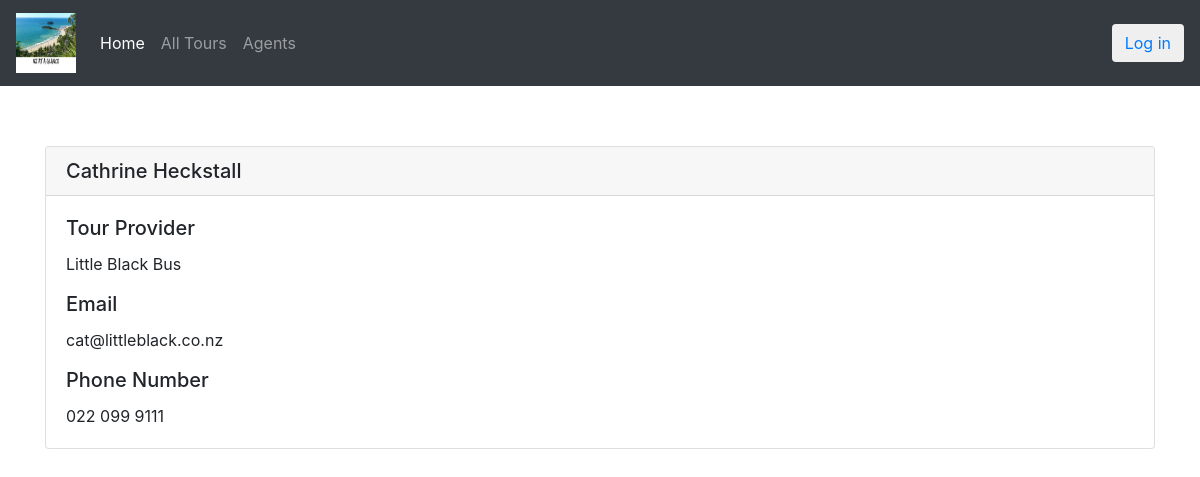
/agents/3/, run on the app's committed database.
### home/models.py (models this page shows, shortened)
class Agent(models.Model):
    PROVIDER_CHOICES = [
        ('NZ BEST', 'NZ Best Tour Company'),
        ('NZ First', 'New Zealand First'),
        ('Little Black Bus', 'Little Black Individual Tours')
    ]
    first_name = models.CharField(max_length=50)
    last_name = models.CharField(max_length=50)
    agent_username = models.CharField(max_length=30)
    email_address = models.EmailField(max_length=30) #changed from CharField for built-in email validation
    phone_number = models.CharField(max_length=30)
    provider = models.CharField(choices=PROVIDER_CHOICES, max_length=30)

### home/views.py (the view)
# urls.py: path('agents/<int:pk>/', AgentDetailView.as_view(), name='agent_detail'),
class AgentDetailView(DetailView):
    queryset = Agent.objects.all()
    template_name = 'agent_detail.html'
    context_object_name = 'agent'

### home/templates/agent_detail.html (shortened to what this page needs)
{% extends "base.html" %}
{% block content %}
<div class="card">
    <h5 class="card-header">
        {{ agent.first_name|capfirst }} {{ agent.last_name|capfirst }}
    </h5>
    <div class="card-body">
        <h5 class="card-title">
            Tour Provider
        </h5>
        <p class="card-text">
            {{ agent.provider }}
        </p>
        <h5 class="card-title">
            Email
        </h5>
        <p class="card-text">
            {{ agent.email_address }}
        </p>
        <h5 class="card-title">
            Phone Number
        </h5>
        <p class="card-text">
            {{ agent.phone_number }}
        </p>
    </div>
</div>
{% endblock %}

### data on the page
Agent: first_name "Cathrine", last_name "Heckstall", provider "Little Black Bus", email_address "cat@littleblack.co.nz", phone_number "022 099 9111"
